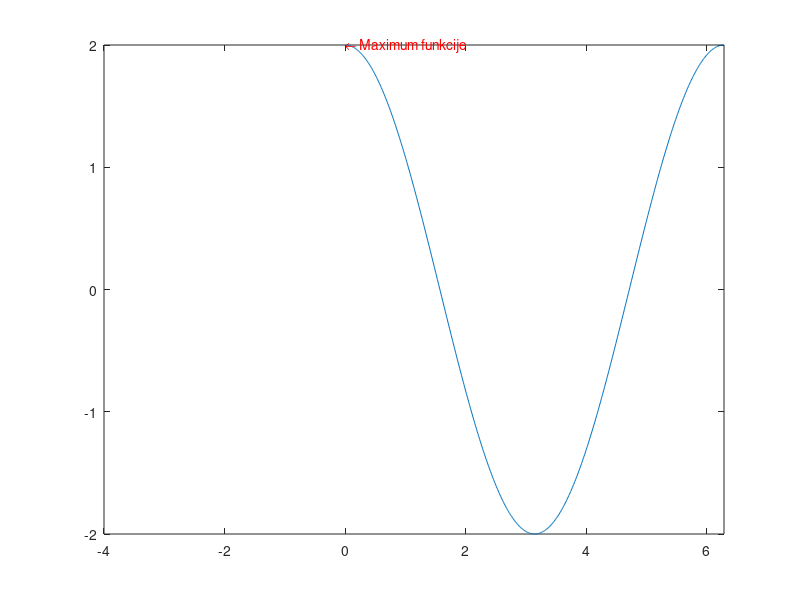

Recreate this plot in MATLAB.
period=0:0.01:2*pi;
funkcija=2*cos(period); 
plot(period, funkcija);
axis([-4 2*pi -2 2]);

% prvi korak je izbor početnog hromosoma
xx=randi([1 30]); 

% drugi korak je određivanje funkcije sposobnosti početnog hromosoma
funkcija_sposobnosti_xx=funkcija(xx)

uslov=1;
zastavica=true;

while zastavica==true
    % treci korak: promjena x u x' (MUTACIJA)
    ni=0.01;
    z=randi([-1 1]);
    delta=ni*z;
    xPrim=int8(xx+delta);
    
    % cetvrti korak je određivanje funkcije sposobnosti od X'
    funkcija_sposobnosti_xPrim=funkcija(xPrim);
    
    % peti korak je određivanje d
    d=funkcija_sposobnosti_xPrim-funkcija_sposobnosti_xx;
    
    % šesti
    T=0.1;
    p=1/1+exp(-d/T);
   
    
    z_novo=randi([0 1]);
    

    if z_novo<p
        xx=xPrim;
    end
    
   
    T=0.1-0.01;
    
    % sedmi korak je prekid uslova
    if uslov==1000
        zastavica=false;
    end
    uslov=uslov+1;
end

koordinata1=double(xx)/1000;
koordinata2=2;
text(koordinata1,koordinata2,'\leftarrow Maximum funkcije','Color','red');